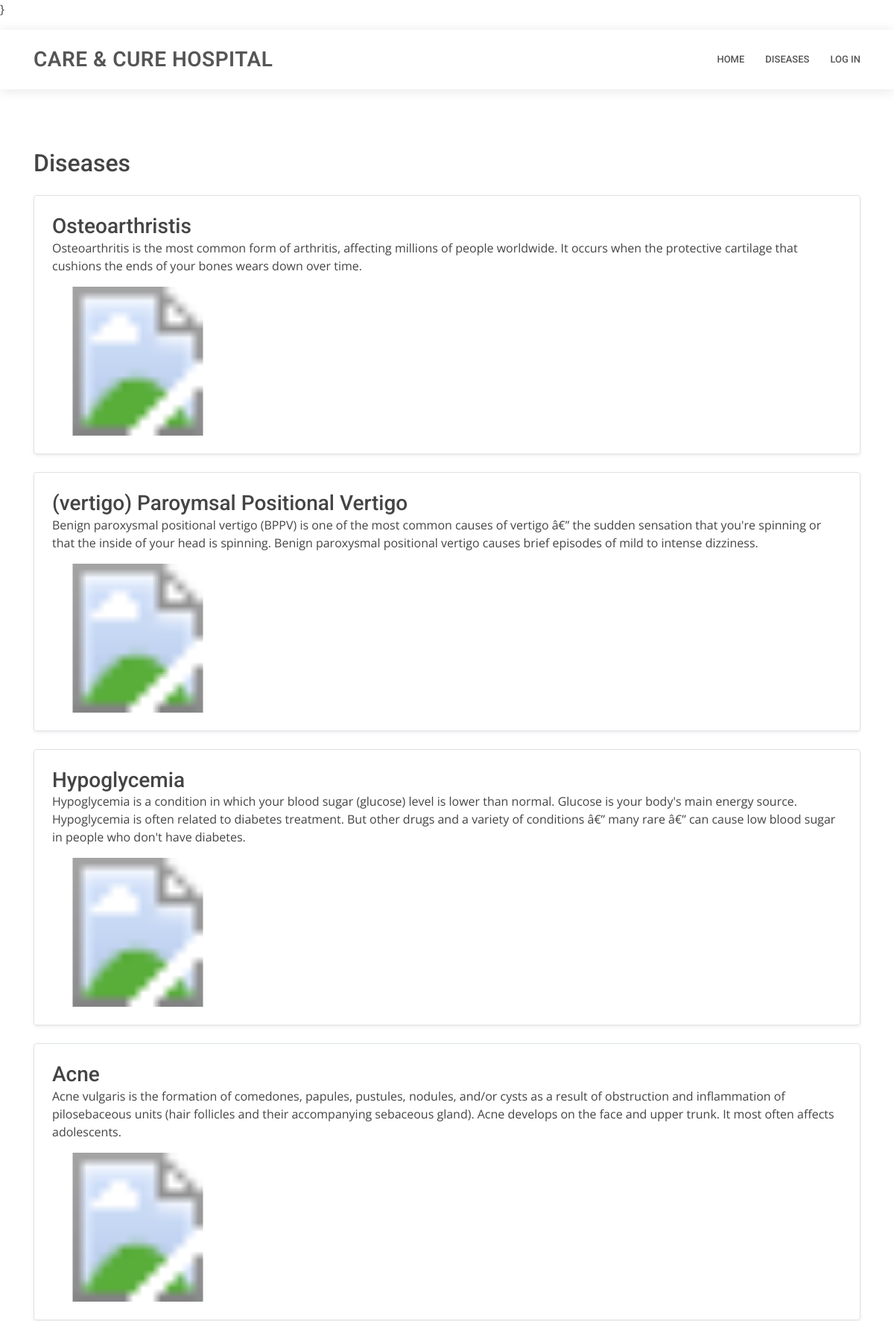
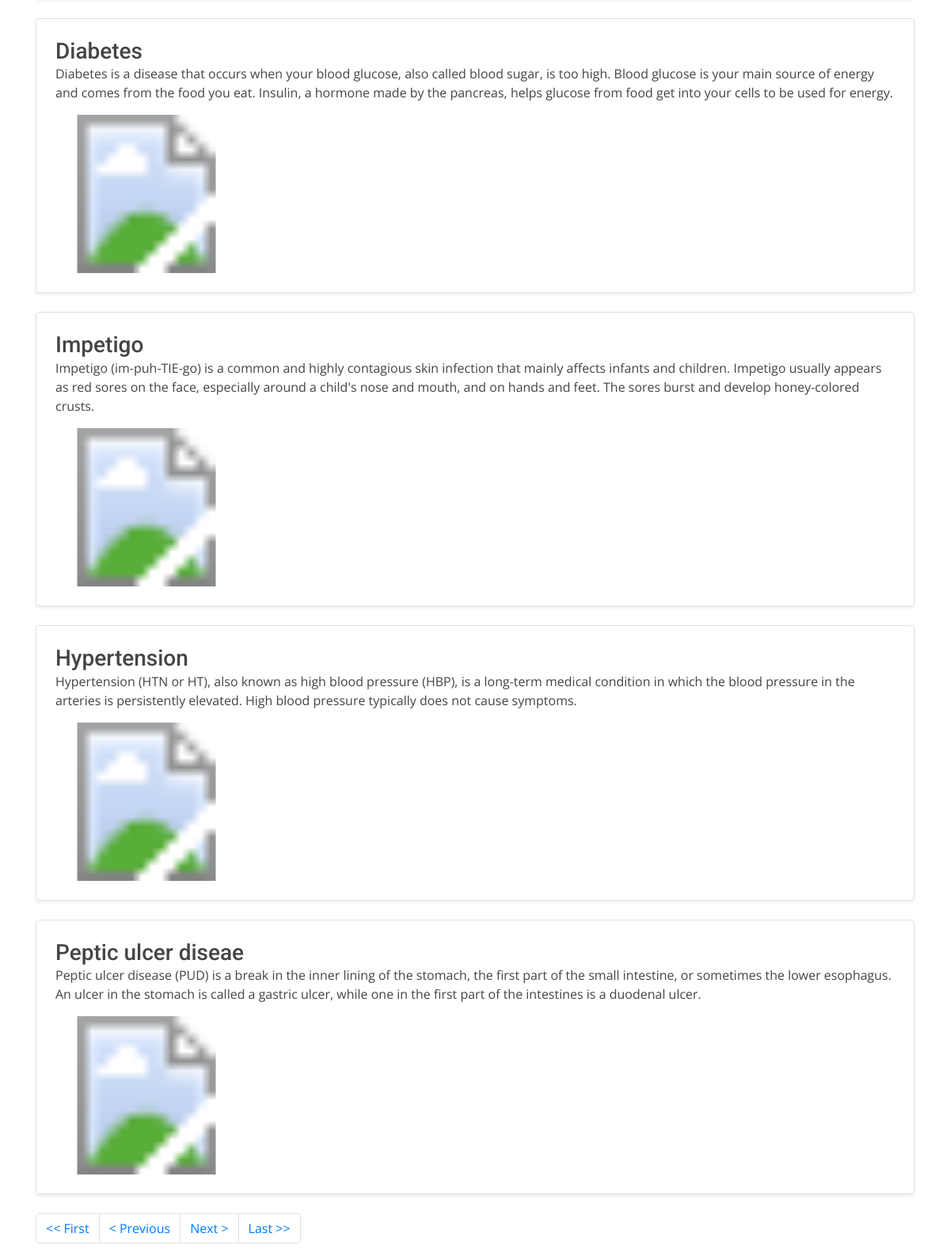
The page /disease/?page=2 on the database its author committed (2 pictures, top to bottom).
### health_app/models.py (models this page shows, shortened)
class disease(models.Model):
    Disease=models.CharField(max_length=100)
    lines=models.CharField(max_length=100)
    image=models.URLField()
    pre_one=models.CharField(max_length=250)
    pre_two=models.CharField(max_length=250)
    pre_three=models.CharField(max_length=250)
    pre_four=models.CharField(max_length=250)
    detail=models.CharField(max_length=2000)

### health_app/views.py (the view)
# urls.py: path('disease/',views.dise,name='disease'),
def dise(request):
    all_Disease=disease.objects.all()
    paginator=Paginator(all_Disease,8)
    page=request.GET.get('page')
    try:
        all_Disease=paginator.page(page)
    except PageNotAnInteger:
        all_Disease=paginator.page(1)
    except EmptyPage:
        all_Disease=paginator.page(page.num_pages)
    context_dict={'all_Disease':all_Disease,'page':page}
    return render(request,'disease.html',context=context_dict)

### templates/disease.html (shortened to what this page needs)
<!DOCTYPE html>
<html lang="en">
<head>
{%load static%}
        <link href="{% static 'assets/vendor/bootstrap/css/bootstrap.min.css' %}" rel="stylesheet">
        <link href="{% static 'assets/vendor/icofont/icofont.min.css' %}" rel="stylesheet">
        <link href="{% static 'assets/vendor/boxicons/css/boxicons.min.css' %}" rel="stylesheet">
        <link href="{% static 'assets/vendor/animate.css/animate.min.css' %}" rel="stylesheet">
        <link href="{% static 'assets/vendor/owl.carousel/assets/owl.carousel.min.css' %}" rel="stylesheet">
        <link href="{% static 'assets/vendor/venobox/venobox.css' %}" rel="stylesheet">
        <link href="{% static 'assets/vendor/aos/aos.css' %}" rel="stylesheet">
        <link href="{% static 'assets/css/style.css' %}" rel="stylesheet">
      </head>
<body>
<div class="container my-3">
    <h2 style="padding-top: 5em;,padding-right: 4rem;">Diseases</h2>
    {% for items in all_Disease %}
    <div class="row no-gutters border rounded overflow-hidden flex-md-row mb-4 shadow-sm h-md-250 my-4 position-relative">
        <div class="col p-4 d-flex flex-column position-static">
            <h3 id="he" class="mb-0">{{items.Disease}}</h3>
            <p class="card-text mb-auto">{{items.lines}}</p>
         <div class="col-auto d-none d-lg-block">
            <svg width="200" height="200"
            xmlns="http://www.w3.org/2000/svg">
            <image href="{{items.image}}" height="200" width="200"/>
          </svg>
        </div>
        </div>
       </div>
        {%endfor%}
    </div>
{% include "header.html" %}
{% include 'paginator.html' with page=all_Disease %}
</body>
</html>

### static/assets/css/style.css (style rules this page uses)
body { font-family: "Open Sans", sans-serif; color: #444444; }
h1, h2, h3, h4, h5, h6 { font-family: "Roboto", sans-serif; }

### rows shown on the page
disease: Disease "Osteoarthristis", lines "Osteoarthritis is the most common form of arthritis, affecting millions of people worldwide. It occurs when the protective cartilage that cushions the ends of your bones wears down over time."
disease: Disease "(vertigo) Paroymsal Positional Vertigo", lines "Benign paroxysmal positional vertigo (BPPV) is one of the most common causes of vertigo â€” the sudden sensation that you're spinning or that the inside of your head is spinning. Benign paroxysmal positional vertigo causes brief episodes of mild to intense dizziness."
disease: Disease "Hypoglycemia", lines "Hypoglycemia is a condition in which your blood sugar (glucose) level is lower than normal. Glucose is your body's main energy source. Hypoglycemia is often related to diabetes treatment. But other drugs and a variety of conditions â€” many rare â€” can cause low blood sugar in people who don't have diabetes."
disease: Disease "Acne", lines "Acne vulgaris is the formation of comedones, papules, pustules, nodules, and/or cysts as a result of obstruction and inflammation of pilosebaceous units (hair follicles and their accompanying sebaceous gland). Acne develops on the face and upper trunk. It most often affects adolescents."
disease: Disease "Diabetes", lines "Diabetes is a disease that occurs when your blood glucose, also called blood sugar, is too high. Blood glucose is your main source of energy and comes from the food you eat. Insulin, a hormone made by the pancreas, helps glucose from food get into your cells to be used for energy."
disease: Disease "Impetigo", lines "Impetigo (im-puh-TIE-go) is a common and highly contagious skin infection that mainly affects infants and children. Impetigo usually appears as red sores on the face, especially around a child's nose and mouth, and on hands and feet. The sores burst and develop honey-colored crusts."
disease: Disease "Hypertension", lines "Hypertension (HTN or HT), also known as high blood pressure (HBP), is a long-term medical condition in which the blood pressure in the arteries is persistently elevated. High blood pressure typically does not cause symptoms."
disease: Disease "Peptic ulcer diseae", lines "Peptic ulcer disease (PUD) is a break in the inner lining of the stomach, the first part of the small intestine, or sometimes the lower esophagus. An ulcer in the stomach is called a gastric ulcer, while one in the first part of the intestines is a duodenal ulcer."
